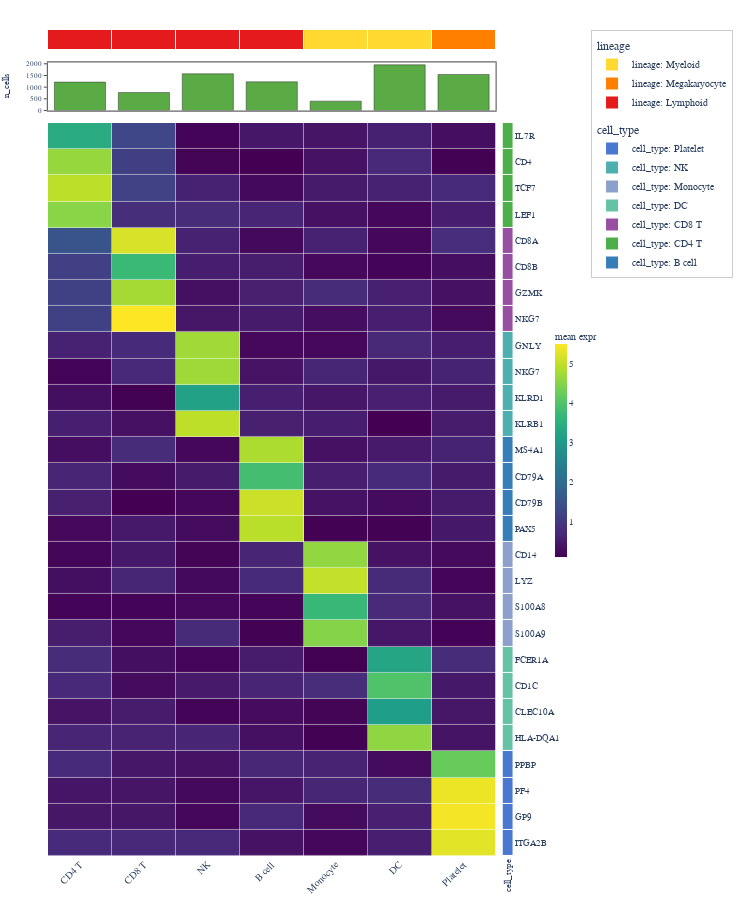

Write notebook code for a chart like this one.
### Code cell
# ---------- 4. Single-Cell Marker Genes (scRNA-seq) ----------
#
# Mean expression of known marker genes per cell cluster.
# Classic dot-plot alternative used in scRNA-seq papers (Seurat/Scanpy style).
# No row/col clustering — genes and clusters are in biological order.

rng4 = np.random.default_rng(2027)

# Cell type clusters and their canonical markers
cluster_markers = {
    "CD4 T": ["IL7R", "CD4", "TCF7", "LEF1"],
    "CD8 T": ["CD8A", "CD8B", "GZMK", "NKG7"],
    "NK": ["GNLY", "NKG7", "KLRD1", "KLRB1"],
    "B cell": ["MS4A1", "CD79A", "CD79B", "PAX5"],
    "Monocyte": ["CD14", "LYZ", "S100A8", "S100A9"],
    "DC": ["FCER1A", "CD1C", "CLEC10A", "HLA-DQA1"],
    "Platelet": ["PPBP", "PF4", "GP9", "ITGA2B"],
}

clusters = list(cluster_markers.keys())
all_markers = [g for genes in cluster_markers.values() for g in genes]
n_markers = len(all_markers)
n_clusters = len(clusters)

# Cell type lineage annotation
lineage_map = {"CD4 T": "Lymphoid", "CD8 T": "Lymphoid", "NK": "Lymphoid",
               "B cell": "Lymphoid", "Monocyte": "Myeloid", "DC": "Myeloid",
               "Platelet": "Megakaryocyte"}
lineages = [lineage_map[c] for c in clusters]

# Build expression matrix: markers high in their own cluster, low elsewhere
mean_expr = rng4.uniform(0.1, 0.8, (n_markers, n_clusters))
marker_idx = 0
for ci, (ctype, markers) in enumerate(cluster_markers.items()):
    for mi in range(len(markers)):
        mean_expr[marker_idx + mi, ci] = rng4.uniform(3.0, 5.5)
        # slight cross-reactivity with related types
        if ctype in ["CD4 T", "CD8 T"]:
            other = 1 - ci if ci <= 1 else ci
            mean_expr[marker_idx + mi, other] += rng4.uniform(0.5, 1.5)
    marker_idx += len(markers)

df_sc = pd.DataFrame(mean_expr, index=all_markers, columns=clusters)

# Number of cells per cluster (for bar annotation)
n_cells = rng4.integers(200, 3000, n_clusters).astype(float)

top_ha4 = HeatmapAnnotation(
    lineage=lineages,
    n_cells={"values": n_cells, "type": "bar", "color": "#5AAA46"},
)

# Gene-level: which cluster each marker belongs to
marker_cluster = [c for c, markers in cluster_markers.items() for _ in markers]
right_ha4 = HeatmapAnnotation(
    cell_type=marker_cluster,
    which="row",
)

hm4 = ComplexHeatmap(
    df_sc,
    top_annotation=top_ha4,
    right_annotation=right_ha4,
    cluster_rows=False,   # keep biological marker order
    cluster_cols=False,   # keep cluster order
    colorscale="Viridis",
    normalize="none",
    name="mean expr",
    width=750,
    height=900,
)
hm4.to_plotly()

### Figure 1 — Plotly figure (JSON) as saved in the notebook; plotly's stock layout.template omitted (floating-point values rounded to 4 significant figures; data arrays with more than 128 entries replaced by an {"elided": "..."} marker saying what was removed)
{"data": [{"colorbar": {"len": 0.3, "outlinewidth": 0, "thickness": 12, "tickfont": {"family": "Arial, Helvetica, sans-serif", "size": 9}, "title": {"font": {"family": "Arial, Helvetica, sans-serif", "size": 10}, "text": "mean expr"}, "x": 1.079, "xpad": 4, "y": 0.5}, "colorscale": [[0.0, "#440154"], [0.1111, "#482878"], [0.2222, "#3e4989"], [0.3333, "#31688e"], [0.4444, "#26828e"], [0.5556, "#1f9e89"], [0.6667, "#35b779"], [0.7778, "#6ece58"], [0.8889, "#b5de2b"], [1.0, "#fde725"]], "customdata": {"elided": "28x7x2 str values"}, "hovertemplate": "row: %{customdata[0]}<br>col: %{customdata[1]}<br>value: %{z:.3f}<extra></extra>", "type": "heatmap", "x": [0.0, 1.0, 2.0, 3.0, 4.0, 5.0, 6.0], "xaxis": "x3", "xgap": 0.5, "y": [0.0, 1.0, 2.0, 3.0, 4.0, 5.0, 6.0, 7.0, 8.0, 9.0, 10.0, 11.0, 12.0, 13.0, 14.0, 15.0, 16.0, 17.0, 18.0, 19.0, 20.0, 21.0, 22.0, 23.0, 24.0, 25.0, 26.0, 27.0], "yaxis": "y3", "ygap": 0.5, "z": {"elided": "28x7 float values"}}, {"colorscale": [[0.0, "#E41A1C"], [0.3333, "#E41A1C"], [0.3333, "#FF7F00"], [0.6667, "#FF7F00"], [0.6667, "#FFD92F"], [1.0, "#FFD92F"]], "customdata": [["Lymphoid", "Lymphoid", "Lymphoid", "Lymphoid", "Myeloid", "Myeloid", "Megakaryocyte"]], "hovertemplate": "lineage: %{customdata}<extra></extra>", "showscale": false, "type": "heatmap", "x": [0.0, 1.0, 2.0, 3.0, 4.0, 5.0, 6.0], "xaxis": "x", "xgap": 1, "y": ["lineage"], "yaxis": "y", "ygap": 1, "z": [[0, 0, 0, 0, 2, 2, 1]], "zmax": 2.5, "zmin": -0.5}, {"hovertemplate": "n_cells: %{y:.2f}<extra></extra>", "marker": {"color": "#5AAA46", "line": {"color": "#333333", "width": 0.5}}, "name": "n_cells", "showlegend": false, "type": "bar", "x": [0.0, 1.0, 2.0, 3.0, 4.0, 5.0, 6.0], "xaxis": "x2", "y": [1216.0, 768.0, 1572.0, 1227.0, 401.0, 1956.0, 1543.0], "yaxis": "y2"}, {"colorscale": [[0.0, "#377EB8"], [0.1429, "#377EB8"], [0.1429, "#4DAF4A"], [0.2857, "#4DAF4A"], [0.2857, "#984EA3"], [0.4286, "#984EA3"], [0.4286, "#66C2A5"], [0.5714, "#66C2A5"], [0.5714, "#8DA0CB"], [0.7143, "#8DA0CB"], [0.7143, "#4EAFB0"], [0.8571, "#4EAFB0"], [0.8571, "#4878CF"], [1.0, "#4878CF"]], "customdata": [["CD4 T"], ["CD4 T"], ["CD4 T"], ["CD4 T"], ["CD8 T"], ["CD8 T"], ["CD8 T"], ["CD8 T"], ["NK"], ["NK"], ["NK"], ["NK"], ["B cell"], ["B cell"], ["B cell"], ["B cell"], ["Monocyte"], ["Monocyte"], ["Monocyte"], ["Monocyte"], ["DC"], ["DC"], ["DC"], ["DC"], ["Platelet"], ["Platelet"], ["Platelet"], ["Platelet"]], "hovertemplate": "cell_type: %{customdata}<extra></extra>", "showscale": false, "type": "heatmap", "x": ["cell_type"], "xaxis": "x4", "xgap": 1, "y": [0.0, 1.0, 2.0, 3.0, 4.0, 5.0, 6.0, 7.0, 8.0, 9.0, 10.0, 11.0, 12.0, 13.0, 14.0, 15.0, 16.0, 17.0, 18.0, 19.0, 20.0, 21.0, 22.0, 23.0, 24.0, 25.0, 26.0, 27.0], "yaxis": "y4", "ygap": 1, "z": [[1], [1], [1], [1], [2], [2], [2], [2], [5], [5], [5], [5], [0], [0], [0], [0], [4], [4], [4], [4], [3], [3], [3], [3], [6], [6], [6], [6]], "zmax": 6.5, "zmin": -0.5}, {"legendgroup": "lineage", "legendgrouptitle": {"text": "lineage"}, "marker": {"color": "#E41A1C", "size": 10, "symbol": "square"}, "mode": "markers", "name": "lineage: Lymphoid", "showlegend": true, "type": "scatter", "x": [null], "y": [null]}, {"legendgroup": "lineage", "legendgrouptitle": {"text": "lineage"}, "marker": {"color": "#FF7F00", "size": 10, "symbol": "square"}, "mode": "markers", "name": "lineage: Megakaryocyte", "showlegend": true, "type": "scatter", "x": [null], "y": [null]}, {"legendgroup": "lineage", "legendgrouptitle": {"text": "lineage"}, "marker": {"color": "#FFD92F", "size": 10, "symbol": "square"}, "mode": "markers", "name": "lineage: Myeloid", "showlegend": true, "type": "scatter", "x": [null], "y": [null]}, {"legendgroup": "cell_type", "legendgrouptitle": {"text": "cell_type"}, "marker": {"color": "#377EB8", "size": 10, "symbol": "square"}, "mode": "markers", "name": "cell_type: B cell", "showlegend": true, "type": "scatter", "x": [null], "y": [null]}, {"legendgroup": "cell_type", "legendgrouptitle": {"text": "cell_type"}, "marker": {"color": "#4DAF4A", "size": 10, "symbol": "square"}, "mode": "markers", "name": "cell_type: CD4 T", "showlegend": true, "type": "scatter", "x": [null], "y": [null]}, {"legendgroup": "cell_type", "legendgrouptitle": {"text": "cell_type"}, "marker": {"color": "#984EA3", "size": 10, "symbol": "square"}, "mode": "markers", "name": "cell_type: CD8 T", "showlegend": true, "type": "scatter", "x": [null], "y": [null]}, {"legendgroup": "cell_type", "legendgrouptitle": {"text": "cell_type"}, "marker": {"color": "#66C2A5", "size": 10, "symbol": "square"}, "mode": "markers", "name": "cell_type: DC", "showlegend": true, "type": "scatter", "x": [null], "y": [null]}, {"legendgroup": "cell_type", "legendgrouptitle": {"text": "cell_type"}, "marker": {"color": "#8DA0CB", "size": 10, "symbol": "square"}, "mode": "markers", "name": "cell_type: Monocyte", "showlegend": true, "type": "scatter", "x": [null], "y": [null]}, {"legendgroup": "cell_type", "legendgrouptitle": {"text": "cell_type"}, "marker": {"color": "#4EAFB0", "size": 10, "symbol": "square"}, "mode": "markers", "name": "cell_type: NK", "showlegend": true, "type": "scatter", "x": [null], "y": [null]}, {"legendgroup": "cell_type", "legendgrouptitle": {"text": "cell_type"}, "marker": {"color": "#4878CF", "size": 10, "symbol": "square"}, "mode": "markers", "name": "cell_type: Platelet", "showlegend": true, "type": "scatter", "x": [null], "y": [null]}], "layout": {"barmode": "stack", "font": {"family": "Arial, Helvetica, sans-serif", "size": 11}, "height": 900, "legend": {"bgcolor": "rgba(255,255,255,0.8)", "bordercolor": "#cccccc", "borderwidth": 1, "font": {"family": "Arial, Helvetica, sans-serif", "size": 10}, "itemsizing": "constant", "tracegroupgap": 8, "x": 1.165, "xanchor": "left", "y": 1.0, "yanchor": "top"}, "margin": {"b": 5, "l": 5, "r": 236, "t": 30}, "paper_bgcolor": "white", "plot_bgcolor": "rgba(0,0,0,0)", "width": 750, "xaxis": {"anchor": "y", "domain": [0.0, 0.9604], "matches": "x3", "showgrid": false, "showline": false, "showticklabels": false, "zeroline": false}, "xaxis2": {"anchor": "y2", "domain": [0.0, 0.9604], "linecolor": "#666666", "linewidth": 1.2, "matches": "x3", "mirror": true, "showgrid": false, "showline": true, "showticklabels": false, "zeroline": false}, "xaxis3": {"anchor": "y3", "domain": [0.0, 0.9604], "showgrid": false, "showline": false, "showticklabels": true, "side": "bottom", "tickangle": -45, "tickfont": {"family": "Arial, Helvetica, sans-serif", "size": 10}, "ticktext": ["CD4 T", "CD8 T", "NK", "B cell", "Monocyte", "DC", "Platelet"], "tickvals": [0, 1, 2, 3, 4, 5, 6], "zeroline": false}, "xaxis4": {"anchor": "y4", "domain": [0.9754, 1.0], "showgrid": false, "showline": false, "showticklabels": true, "tickangle": -90, "tickfont": {"family": "Arial, Helvetica, sans-serif", "size": 9}, "ticktext": ["cell_type"], "tickvals": ["cell_type"], "zeroline": false}, "yaxis": {"anchor": "x", "domain": [0.9758, 1.0], "showgrid": false, "showline": false, "showticklabels": false, "zeroline": false}, "yaxis2": {"anchor": "x2", "domain": [0.9026, 0.9608], "linecolor": "#666666", "linewidth": 1.2, "mirror": true, "showgrid": false, "showline": true, "showticklabels": true, "tickfont": {"family": "Arial, Helvetica, sans-serif", "size": 7}, "ticklen": 3, "ticks": "outside", "title": {"font": {"family": "Arial, Helvetica, sans-serif", "size": 9}, "text": "n_cells"}, "zeroline": false}, "yaxis3": {"anchor": "x3", "autorange": false, "domain": [0.0, 0.8876], "range": [27.5, -0.5], "showgrid": false, "showline": false, "showticklabels": false, "zeroline": false}, "yaxis4": {"anchor": "x4", "autorange": false, "domain": [0.0, 0.8876], "matches": "y3", "range": [27.5, -0.5], "showgrid": false, "showline": false, "showticklabels": true, "side": "right", "tickfont": {"family": "Arial, Helvetica, sans-serif", "size": 9}, "ticktext": ["IL7R", "CD4", "TCF7", "LEF1", "CD8A", "CD8B", "GZMK", "NKG7", "GNLY", "NKG7", "KLRD1", "KLRB1", "MS4A1", "CD79A", "CD79B", "PAX5", "CD14", "LYZ", "S100A8", "S100A9", "FCER1A", "CD1C", "CLEC10A", "HLA-DQA1", "PPBP", "PF4", "GP9", "ITGA2B"], "tickvals": [0, 1, 2, 3, 4, 5, 6, 7, 8, 9, 10, 11, 12, 13, 14, 15, 16, 17, 18, 19, 20, 21, 22, 23, 24, 25, 26, 27], "zeroline": false}}}
